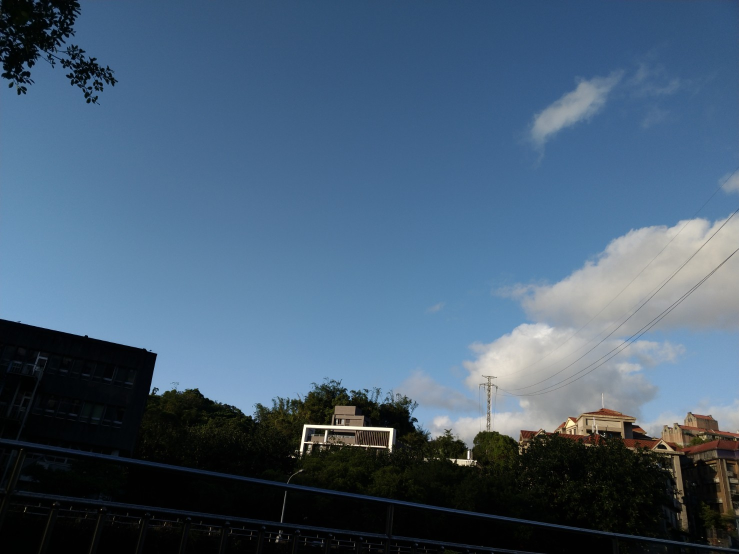
#> input picture Hw3/resource/frame1.jpg, 1478 x 1108 px (shown at 1/2 size); its folder holds 3 pictures in this run
$ python part4.py
#> lines starting #> are read from the running program, lines starting #| are printed output that depends on the picture; after the words box and inside, x2 and y2 are one past the last pixel; in counts of white or black regions, pixels touching at a corner belong together
### Hw3/src/utils.py
import numpy as np


def solve_homography(u, v):
    """
    This function should return a 3-by-3 homography matrix,
    u, v are N-by-2 matrices, representing N corresponding points for v = T(u)
    :param u: N-by-2 source pixel location matrices
    :param v: N-by-2 destination pixel location matrices
    :return:
    """
    N = u.shape[0]
    H = None

    if v.shape[0] is not N:
        print('u and v should have the same size')
        return None
    if N < 4:
        print('At least 4 points should be given')

    # TODO: 1.forming A
    A = []
    for (a, b), (c, d) in zip(u, v):
        A.append([a, b, 1, 0, 0, 0, -a*c, -b*c, -c])
        A.append([0, 0, 0, a, b, 1, -a*d, -b*d, -d])
    A = np.array(A)

    # TODO: 2.solve H with A
    _, _, Vt = np.linalg.svd(A)
    h = Vt[-1].reshape(3, 3)
    h = h / h[2, 2]  # let h(2,2) = 1
    return h


def warping(src, dst, H, ymin, ymax, xmin, xmax, direction='b'):
    """
    Perform forward/backward warpping without for loops. i.e.
    for all pixels in src(xmin~xmax, ymin~ymax),  warp to destination
          (xmin=0,ymin=0)  source                       destination
                         |--------|              |------------------------|
                         |        |              |                        |
                         |        |     warp     |                        |
    forward warp         |        |  --------->  |                        |
                         |        |              |                        |
                         |--------|              |------------------------|
                                 (xmax=w,ymax=h)

    for all pixels in dst(xmin~xmax, ymin~ymax),  sample from source
                            source                       destination
                         |--------|              |------------------------|
                         |        |              | (xmin,ymin)            |
                         |        |     warp     |           |--|         |
    backward warp        |        |  <---------  |           |__|         |
                         |        |              |             (xmax,ymax)|
                         |--------|              |------------------------|

    :param src: source image
    :param dst: destination output image
    :param H:
    :param ymin: lower vertical bound of the destination(source, if forward warp) pixel coordinate
    :param ymax: upper vertical bound of the destination(source, if forward warp) pixel coordinate
    :param xmin: lower horizontal bound of the destination(source, if forward warp) pixel coordinate
    :param xmax: upper horizontal bound of the destination(source, if forward warp) pixel coordinate
    :param direction: indicates backward warping or forward warping
    :return: destination output image
    """

    h_src, w_src, ch = src.shape
    h_dst, w_dst, ch = dst.shape
    H_inv = np.linalg.inv(H)

    # TODO: 1.meshgrid the (x,y) coordinate pairs
    x_grid, y_grid = np.meshgrid(np.arange(xmin, xmax, 1), np.arange(ymin, ymax, 1), sparse = False)

    # TODO: 2.reshape the destination pixels as N x 3 homogeneous coordinate
    x_flat = x_grid.flatten()
    y_flat = y_grid.flatten()
    ones = np.ones_like(x_flat)
    src_coords = np.stack([x_flat, y_flat, ones], axis=0)

    if direction == 'b':
        # TODO: 3.apply H_inv to the destination pixels and retrieve (u,v) pixels, then reshape to (ymax-ymin),(xmax-xmin)
        dst2src_coords = H_inv @ src_coords
        dst2src_coords /= dst2src_coords[-1]
        Ux, Uy = dst2src_coords[0].reshape(x_grid.shape), dst2src_coords[1].reshape(x_grid.shape)

        # TODO: 4.calculate the mask of the transformed coordinate (should not exceed the boundaries of source image)
        mask = ((Ux >= 0) & (Ux < w_src-1)) & ((Uy >= 0) & (Uy < h_src-1))

        # TODO: 5.sample the source image with the masked and reshaped transformed coordinates
        Ux_mask, Uy_mask = Ux[mask], Uy[mask]

        # Bilinear interpolation
        Ux_mask_floor = Ux_mask.astype(int)
        Uy_mask_floor = Uy_mask.astype(int)
        dx = (Ux_mask - Ux_mask_floor).reshape(-1, 1)
        dy = (Uy_mask - Uy_mask_floor).reshape(-1, 1)
        src_interpol = np.zeros((h_src, w_src, ch))
        src_interpol[Uy_mask_floor, Ux_mask_floor, :] = ((1-dy) * (1-dx) * src[Uy_mask_floor, Ux_mask_floor, :]
                                                         + (1-dy) * (dx) * src[Uy_mask_floor, Ux_mask_floor+1, :]
                                                         + (dy) * (1-dx) * src[Uy_mask_floor+1, Ux_mask_floor, :]
                                                         + (dy) * (dx) * src[Uy_mask_floor+1, Ux_mask_floor+1, :])

        # TODO: 6. assign to destination image with proper masking
        dst[ymin:ymax,xmin:xmax][mask] = src_interpol[Uy_mask_floor, Ux_mask_floor]

    elif direction == 'f':
        # TODO: 3.apply H to the source pixels and retrieve (u,v) pixels, then reshape to (ymax-ymin),(xmax-xmin)
        src2dst_coords = H @ src_coords
        src2dst_coords /= src2dst_coords[-1]
        src2dst_coords = src2dst_coords.astype(int)
        Vx, Vy = src2dst_coords[0].reshape(x_grid.shape), src2dst_coords[1].reshape(x_grid.shape)

        # TODO: 4.calculate the mask of the transformed coordinate (should not exceed the boundaries of destination image)
        mask = ((Vx < w_dst) & (0 <= Vx)) & ((Vy < h_dst) & (0 <= Vy))

        # TODO: 5.filter the valid coordinates using previous obtained mask
        Vx_mask, Vy_mask = Vx[mask], Vy[mask]

        # TODO: 6. assign to destination image using advanced array indicing
        dst[Vy_mask, Vx_mask, :] = src[mask]

    return dst

### Hw3/src/part4.py
import numpy as np
import cv2
import random
from tqdm import tqdm
from utils import solve_homography, warping

random.seed(999)

def linear_blending(img1, img2, alpha):
    """
    Linear blending of two images
    :param img1: first image
    :param img2: second image
    :param alpha: blending factor
    :return: blended image
    """
    blended = alpha * img1 + (1 - alpha) * img2
    blended = np.clip(blended, 0, 255).astype(np.uint8)
    return blended

def panorama(imgs):
    """
    Image stitching with estimated homograpy between consecutive
    :param imgs: list of images to be stitched
    :return: stitched panorama
    """
    N_POINTS = 100
    ITERATION = 1815
    KEYPOINT4H = 8
    INLIERS_THRESHOLD = 0.3

    h_max = max([x.shape[0] for x in imgs])
    w_max = sum([x.shape[1] for x in imgs])

    # create the final stitched canvas
    dst = np.zeros((h_max, w_max, imgs[0].shape[2]), dtype=np.uint8)
    dst[:imgs[0].shape[0], :imgs[0].shape[1]] = imgs[0]
    last_best_H = np.eye(3)

    # for all images to be stitched:
    for idx in range(len(imgs)-1):
        im2 = imgs[idx]
        im1 = imgs[idx + 1]

        # TODO: 1.feature detection & matching
        orb = cv2.ORB_create()
        keypoint1, descriptor1 = orb.detectAndCompute(im1, None) # queryImage
        keypoint2, descriptor2 = orb.detectAndCompute(im2, None) # trainImage
        # Feature point matching using Brute-Force Matcher
        bf_matcher = cv2.BFMatcher(cv2.NORM_HAMMING, crossCheck=True)
        matches = bf_matcher.match(descriptor1, descriptor2)
        matches = sorted(matches, key = lambda x: x.distance)[:N_POINTS]
        # Extract the matched keypoints
        query_idx = [match.queryIdx for match in matches]
        train_idx = [match.trainIdx for match in matches]
        # Corresponding actual coordinates
        src_pts = np.array([keypoint1[idx].pt for idx in query_idx]) # img1 feature points coordinates
        dst_pts = np.array([keypoint2[idx].pt for idx in train_idx]) # img2 feature points coordinates

        # TODO: 2. apply RANSAC to choose best H
        max_Inliers = 0
        best_H = np.eye(3)
        for _ in range(ITERATION):
            # Randomly sample a few matches
            rand_idx = random.sample(range(len(src_pts)), KEYPOINT4H)
            src_loc, dst_loc = src_pts[rand_idx], dst_pts[rand_idx]
            H = solve_homography(src_loc, dst_loc)
            # Apply the homography to all points
            U = np.concatenate((src_pts.T, np.ones((1,src_pts.shape[0]))), axis=0) # homogeneous coordinates
            pred_pts = H @ U
            pred_pts = (pred_pts/pred_pts[-1]).T[:,:2]
            # reprojection error
            dst_error = pred_pts - dst_pts
            dst_error = np.linalg.norm(dst_error, axis=1)
            # Count the number of inliers
            inliers = (dst_error < INLIERS_THRESHOLD).sum()
            if inliers > max_Inliers :
                best_H = H.copy()
                max_Inliers = inliers

        # TODO: 3. chain the homographies
        last_best_H = last_best_H @ best_H

        # TODO: 4. apply warping
        dst = warping(im1, dst, last_best_H, 0, h_max, 0, w_max, direction='b')

        # [5 lines of commented-out code are left out]

    return dst

if __name__ == "__main__":
    # ================== Part 4: Panorama ========================
    # TODO: change the number of frames to be stitched
    FRAME_NUM = 3
    imgs = [cv2.imread('../resource/frame{:d}.jpg'.format(x)) for x in range(1, FRAME_NUM + 1)]
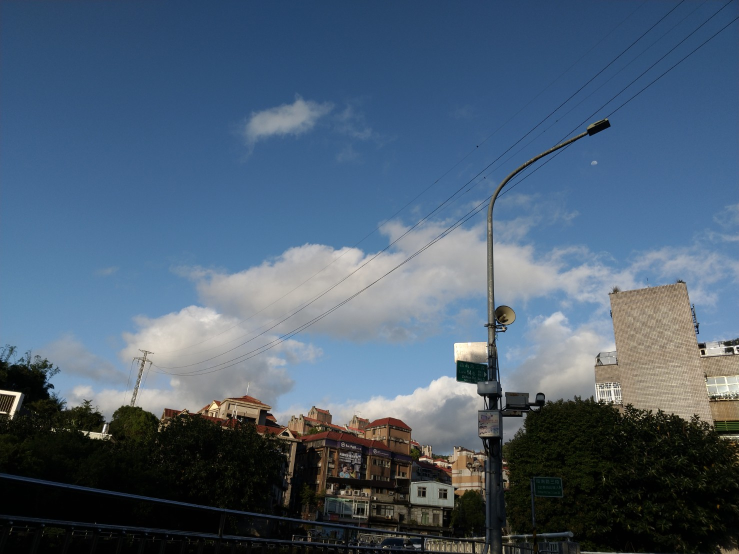
#> input picture Hw3/resource/frame2.jpg, 1478 x 1108 px (shown at 1/2 size)
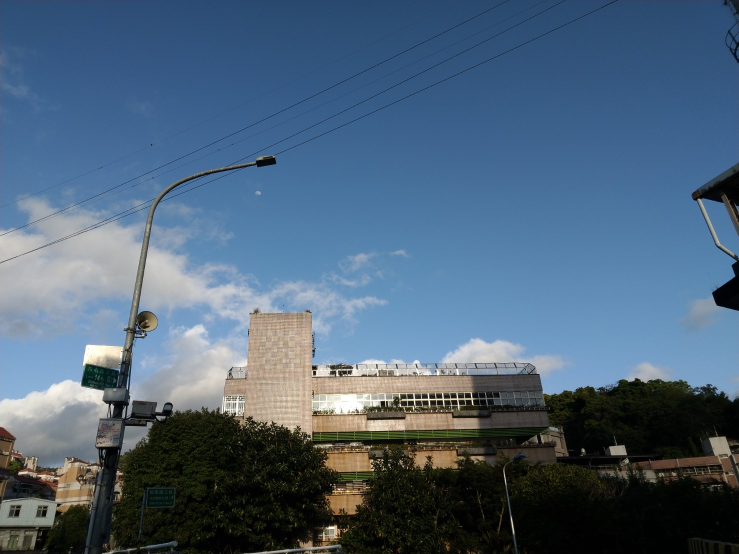
#> input picture Hw3/resource/frame3.jpg, 1478 x 1108 px (shown at 1/2 size)
#> imgs = 3 items
    output4 = panorama(imgs)
#> in panorama, `h_max = max([x.shape[0] for x in imgs])`: h_max = 1108
#> in panorama, `w_max = sum([x.shape[1] for x in imgs])`: w_max = 4434
#> in panorama, `dst[:imgs[0].shape[0], :imgs[0].shape[1]] = imgs[0]`:
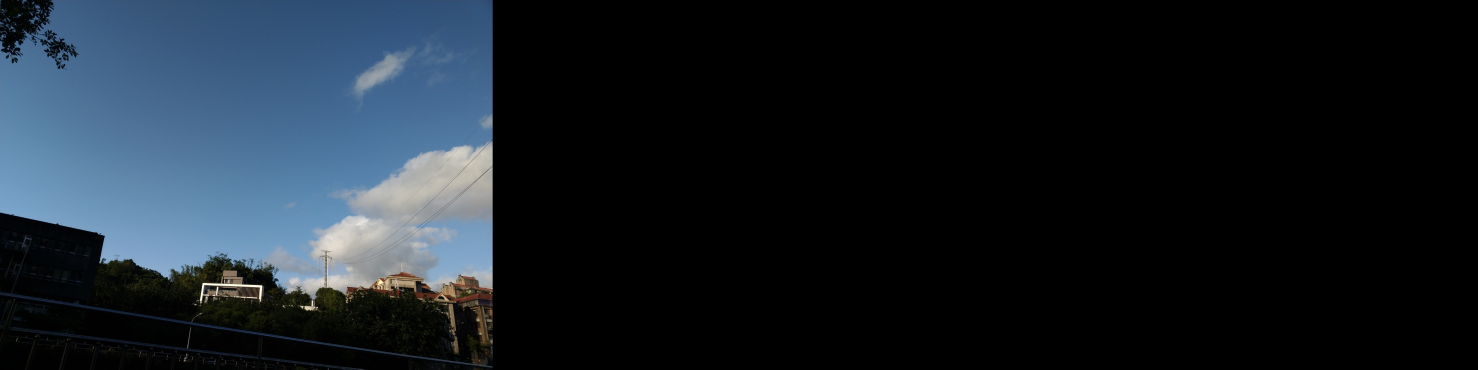
#> dst: shape (1108, 4434, 3) (shown at 1/3 size); mean of channels 0, 1, 2 38.4, 31, 23.4; drawn as B, G, R
#> the loop in panorama, `for idx in range(len(imgs)-1):` made 2 passes
#> matches on pass 1: 100 matches
#> pass 1, in warping, `Ux, Uy = dst2src_coords[0].reshape(x_grid.shape), dst2src_coords[1].re..`:
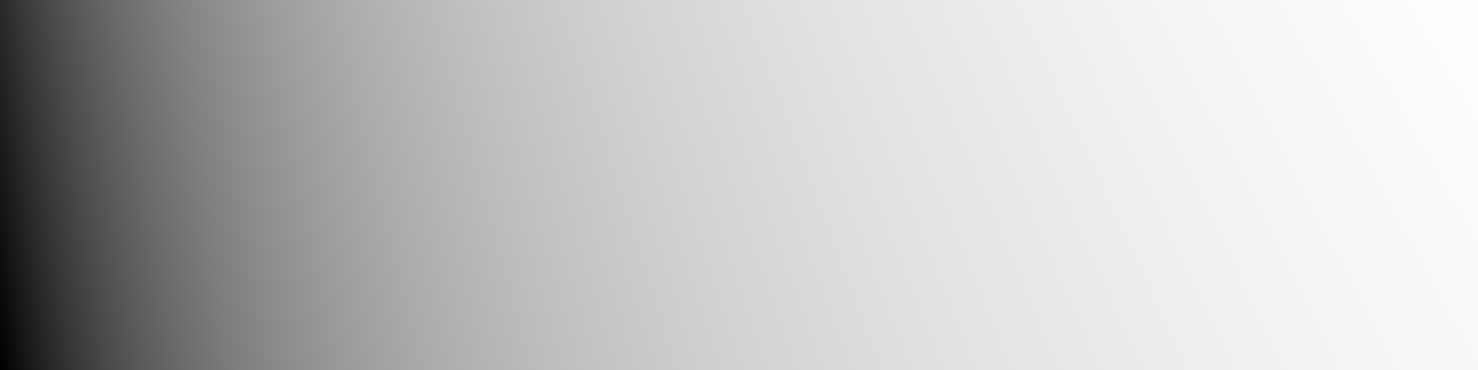
#> Ux: shape (1108, 4434) float64 (shown at 1/3 size); min -1903, max 1677.8, mean 838.4; drawn with min black and max white
#> pass 1, in warping, `Ux, Uy = dst2src_coords[0].reshape(x_grid.shape), dst2src_coords[1].re..`:
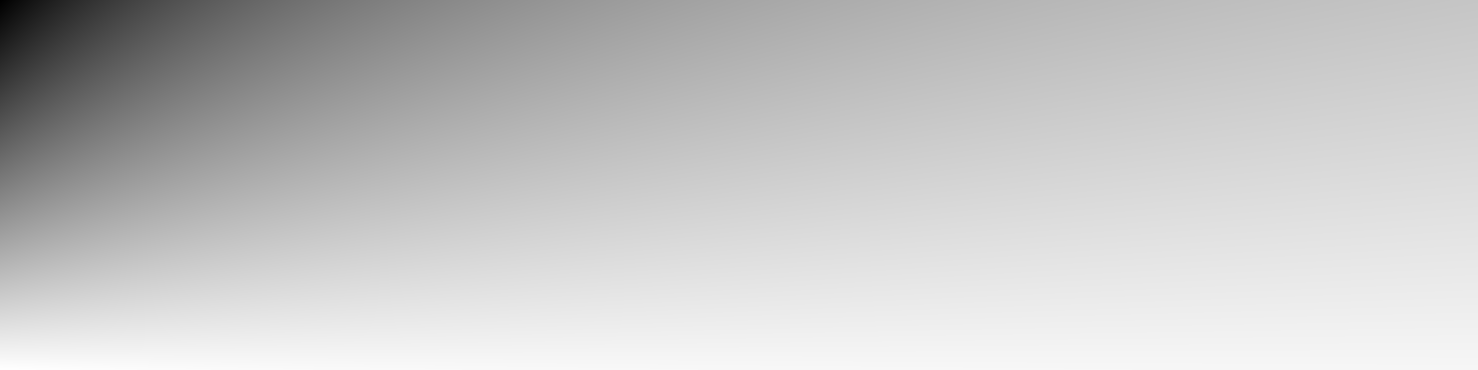
#> Uy: shape (1108, 4434) float64 (shown at 1/3 size); min -978.3, max 1096, mean 635.2; drawn with min black and max white
#> pass 1, in warping, `mask = ((Ux >= 0) & (Ux < w_src-1)) & ((Uy >= 0) & (Uy < h_src-1))`:
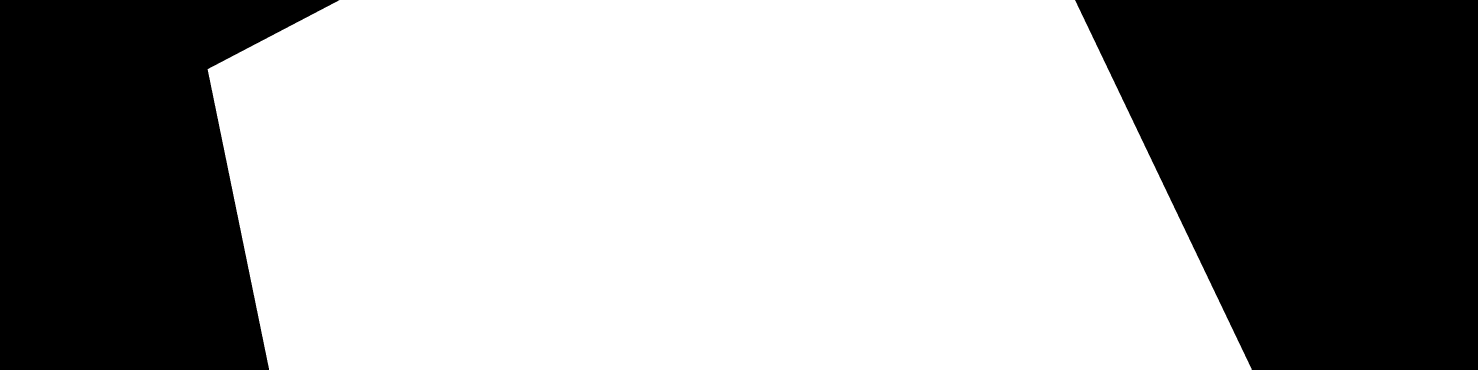
#> mask: shape (1108, 4434) bool (shown at 1/3 size); 62.1% white; 2 black regions, box (x1, y1, x2, y2) and area: (3225, 0, 4434, 1108) 1045735, (0, 0, 1018, 1108) 814248
#> after the loop in panorama, `for idx in range(len(imgs)-1):`:
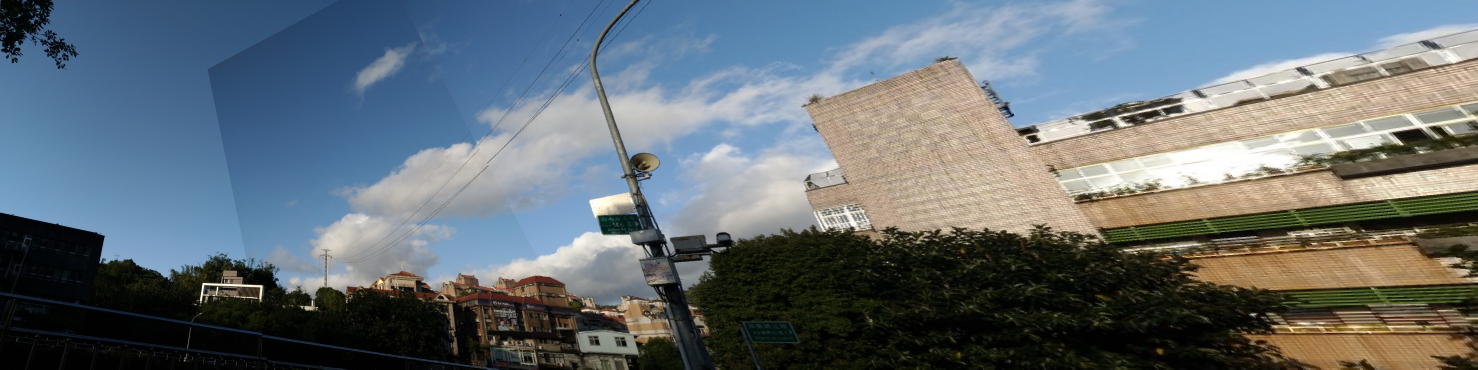
#> dst: shape (1108, 4434, 3) (shown at 1/3 size); mean of channels 0, 1, 2 117.2, 110.8, 100.7; drawn as B, G, R
#> in panorama, im1 is the input picture: shape (1108, 1478, 3); mean B, G, R 121, 99.6, 77.7
#> in panorama, im2 is the input picture: shape (1108, 1478, 3); mean B, G, R 114.1, 94.6, 75.9
    cv2.imwrite('output4.png', output4)
